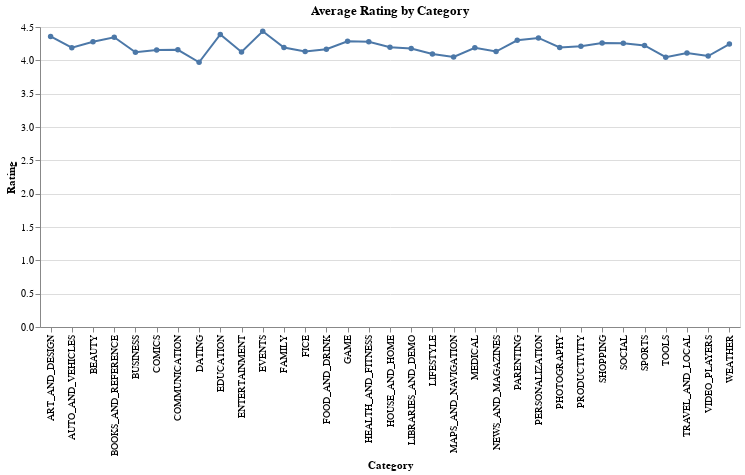

The cell this chart's notebook holds for it:
### Code cell
#Line Chart: Average Rating by Category
df = pd.read_csv('Cleaned Dataset.csv')
avg_rating = df.groupby('Category', as_index=False)['Rating'].mean()

alt.Chart(avg_rating).mark_line(point=True).encode(
    x='Category:N',
    y='Rating:Q',
    tooltip=['Category', 'Rating']
).properties(
    width=700,
    title='Average Rating by Category'
)

### Figure 1 — Vega-Lite specification as saved in the notebook (floating-point values rounded to 4 significant figures)
{"config": {"view": {"continuousWidth": 300, "continuousHeight": 300}}, "data": {"name": "data-97f0338ead7e820bd1edccacbbe37de3"}, "mark": {"type": "line", "point": true}, "encoding": {"tooltip": [{"field": "Category", "type": "nominal"}, {"field": "Rating", "type": "quantitative"}], "x": {"field": "Category", "type": "nominal"}, "y": {"field": "Rating", "type": "quantitative"}}, "title": "Average Rating by Category", "width": 700, "$schema": "https://vega.github.io/schema/vega-lite/v5.20.1.json", "datasets": {"data-97f0338ead7e820bd1edccacbbe37de3": [{"Category": "ART_AND_DESIGN", "Rating": 4.358}, {"Category": "AUTO_AND_VEHICLES", "Rating": 4.19}, {"Category": "BEAUTY", "Rating": 4.279}, {"Category": "BOOKS_AND_REFERENCE", "Rating": 4.346}, {"Category": "BUSINESS", "Rating": 4.121}, {"Category": "COMICS", "Rating": 4.155}, {"Category": "COMMUNICATION", "Rating": 4.159}, {"Category": "DATING", "Rating": 3.971}, {"Category": "EDUCATION", "Rating": 4.389}, {"Category": "ENTERTAINMENT", "Rating": 4.126}, {"Category": "EVENTS", "Rating": 4.436}, {"Category": "FAMILY", "Rating": 4.192}, {"Category": "FICE", "Rating": 4.132}, {"Category": "FOOD_AND_DRINK", "Rating": 4.167}, {"Category": "GAME", "Rating": 4.286}, {"Category": "HEALTH_AND_FITNESS", "Rating": 4.277}, {"Category": "HOUSE_AND_HOME", "Rating": 4.197}, {"Category": "LIBRARIES_AND_DEMO", "Rating": 4.178}, {"Category": "LIFESTYLE", "Rating": 4.095}, {"Category": "MAPS_AND_NAVIGATION", "Rating": 4.052}, {"Category": "MEDICAL", "Rating": 4.189}, {"Category": "NEWS_AND_MAGAZINES", "Rating": 4.132}, {"Category": "PARENTING", "Rating": 4.3}, {"Category": "PERSONALIZATION", "Rating": 4.336}, {"Category": "PHOTOGRAPHY", "Rating": 4.192}, {"Category": "PRODUCTIVITY", "Rating": 4.211}, {"Category": "SHOPPING", "Rating": 4.26}, {"Category": "SOCIAL", "Rating": 4.256}, {"Category": "SPORTS", "Rating": 4.224}, {"Category": "TOOLS", "Rating": 4.047}, {"Category": "TRAVEL_AND_LOCAL", "Rating": 4.109}, {"Category": "VIDEO_PLAYERS", "Rating": 4.064}, {"Category": "WEATHER", "Rating": 4.244}]}}
